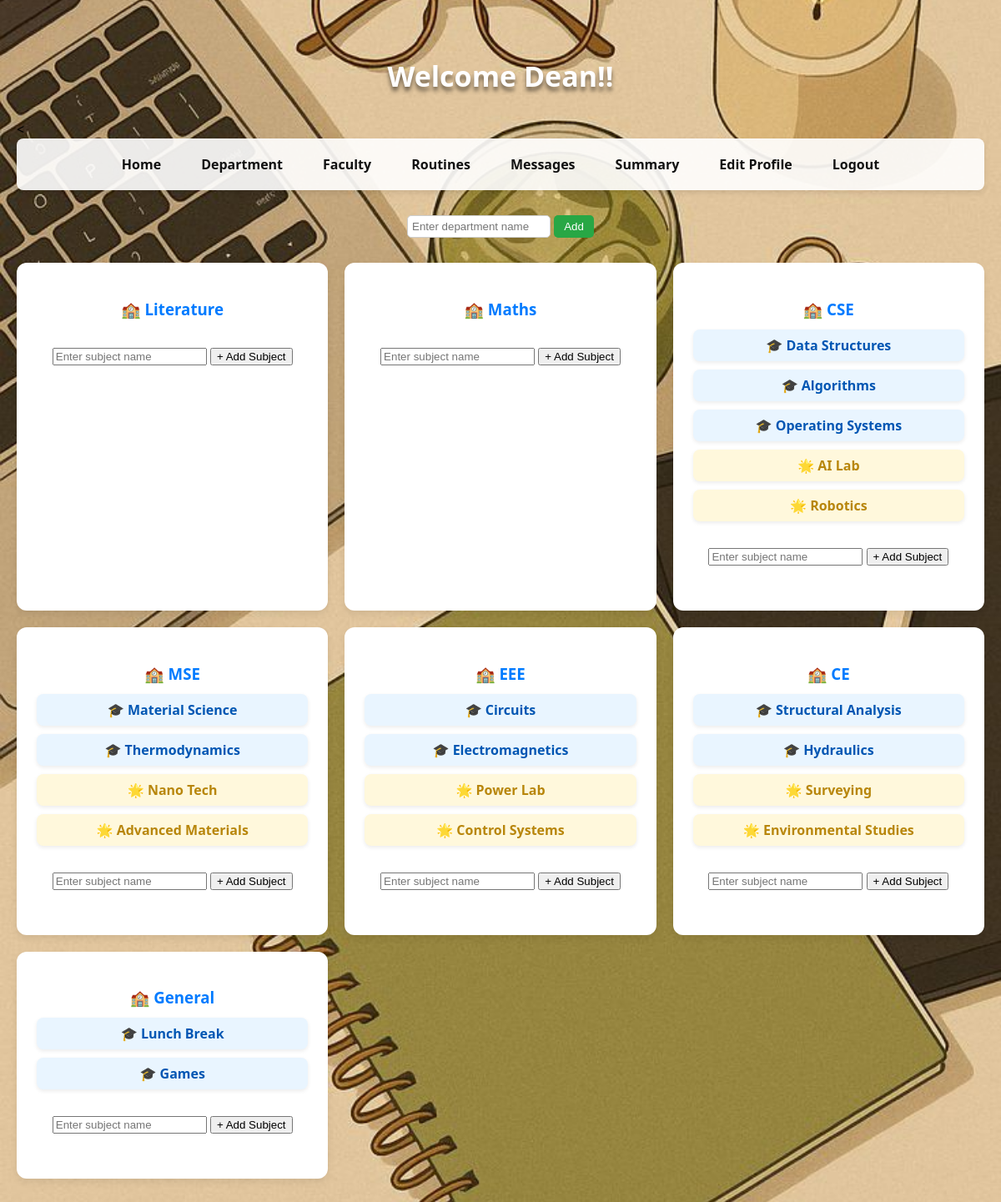
The page /departmentdetails/1 on the database as committed earlier.
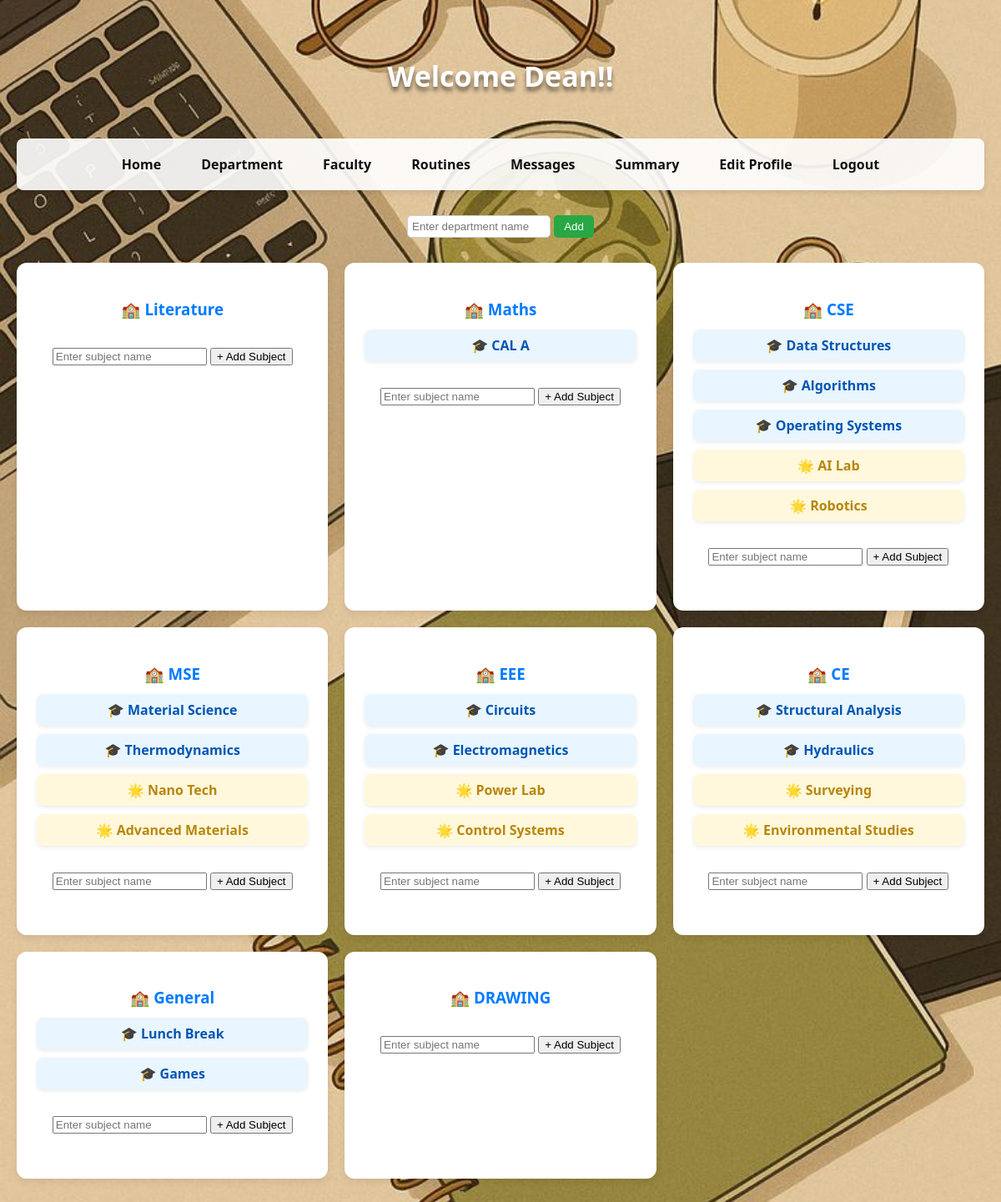
The same page on the database as committed later.
### app.py (models this page shows)
class Department(db.Model):
    __tablename__ = 'department'
    id = db.Column(db.Integer, primary_key=True, autoincrement=True)
    name = db.Column(db.String(100), nullable=False, unique=True)
    teachers = db.relationship('Teacher', backref='department')
    students = db.relationship('Student', backref='department')
    sections = db.relationship('Section', backref='department')
    subjects = db.relationship('Subject', backref='department')
    extra_subjects = db.relationship('ExtraSubject', backref='department')

class Subject(db.Model):
    __tablename__ = 'subject'
    id = db.Column(db.Integer, primary_key=True, autoincrement=True)
    name = db.Column(db.String(100), nullable=False)
    department_id = db.Column(db.Integer, db.ForeignKey('department.id'), nullable=False)
    teacher_id = db.Column(db.Integer, db.ForeignKey('teacher.id'), nullable=True)
    routine_slots = db.relationship('RoutineSlot', back_populates='subject')

class ExtraSubject(db.Model):
    __tablename__ = 'extra_subject'
    id = db.Column(db.Integer, primary_key=True, autoincrement=True)
    name = db.Column(db.String(100), nullable=False)
    department_id = db.Column(db.Integer, db.ForeignKey('department.id'), nullable=False)

### app.py (the view)
@app.route('/departmentdetails/<id>', methods=['GET', 'POST'])
def departmentdetails(id):
    dean = Teacher.query.filter_by(id=int(id)).first()
    if not dean or not dean.is_dean:
        flash("❌ Dean not found or access denied.")
        return redirect('/')
    sections = Section.query.filter_by(department_id=dean.department_id).all()
    departments = Department.query.all()
    return render_template('departmentdetails.html', dean=dean, departments=departments, sections=sections)

### templates/departmentdetails.html (shortened to what this page needs)
<!DOCTYPE html>
<html lang="en">
<head>
</head>
<body>
    <h2>Welcome Dean!!</h2>
<
    <nav>
        <a href="/deandashboard/{{dean.id}}">Home</a>
        <a href="/departmentdetails/{{dean.id}}">Department</a>
        <a href="/showfaculty/{{dean.id}}">Faculty</a>
        <a href="/routine/{{dean.id}}"> Routines</a>
        <a href="/message/{{dean.id}}">Messages</a>
        <a href="/deansummary/{{ dean.id }}">Summary</a>
        <a href="/teditprofile/{{dean.id}}">Edit Profile</a>
        <a href="/logout">Logout</a>
    </nav>
    <div class="add-department">
        <form action="/adddepartment" method="POST" style="display: inline;">
            <input type="text" name="dep_name" placeholder="Enter department name" required
                style="padding: 5px; width: 160px; border-radius: 5px; border: 1px solid #ccc;">
            <button type="submit" style="padding: 6px 12px; background-color: #28a745; color: white; border: none; border-radius: 5px; cursor: pointer;">Add</button>
        </form>
    </div>
    <div class="departments-container">
        {% for department in departments %}
            <div class="department-card">
                <h3>🏫 {{ department.name }}</h3>
                <div class="subject-container">
                    {% for subject in department.subjects %}
                    <div class="subject-item">
                        🎓 {{ subject.name }}
                    </div>
                    {% endfor %}
                    {% for extra in department.extra_subjects %}
                    <div class="subject-item" style="background: #fff8dc; color: #b8860b;">
                        🌟 {{ extra.name }}
                    </div>
                    {% endfor %}
                    <div class="add-department">
                        <form action="/addsubject/{{ department.id }}" method="POST">
                            <input type="text" name="subject_name" placeholder="Enter subject name" required>
                            <button type="submit">+ Add Subject</button>
                        </form>
                    </div>
                </div>
            </div>
        {% endfor %}
    </div>
</body>
</html>

Rows that differ between the two databases and show on the page:
added Subject: name "CAL A", shown under Department "Maths"
added Department: name "DRAWING"
